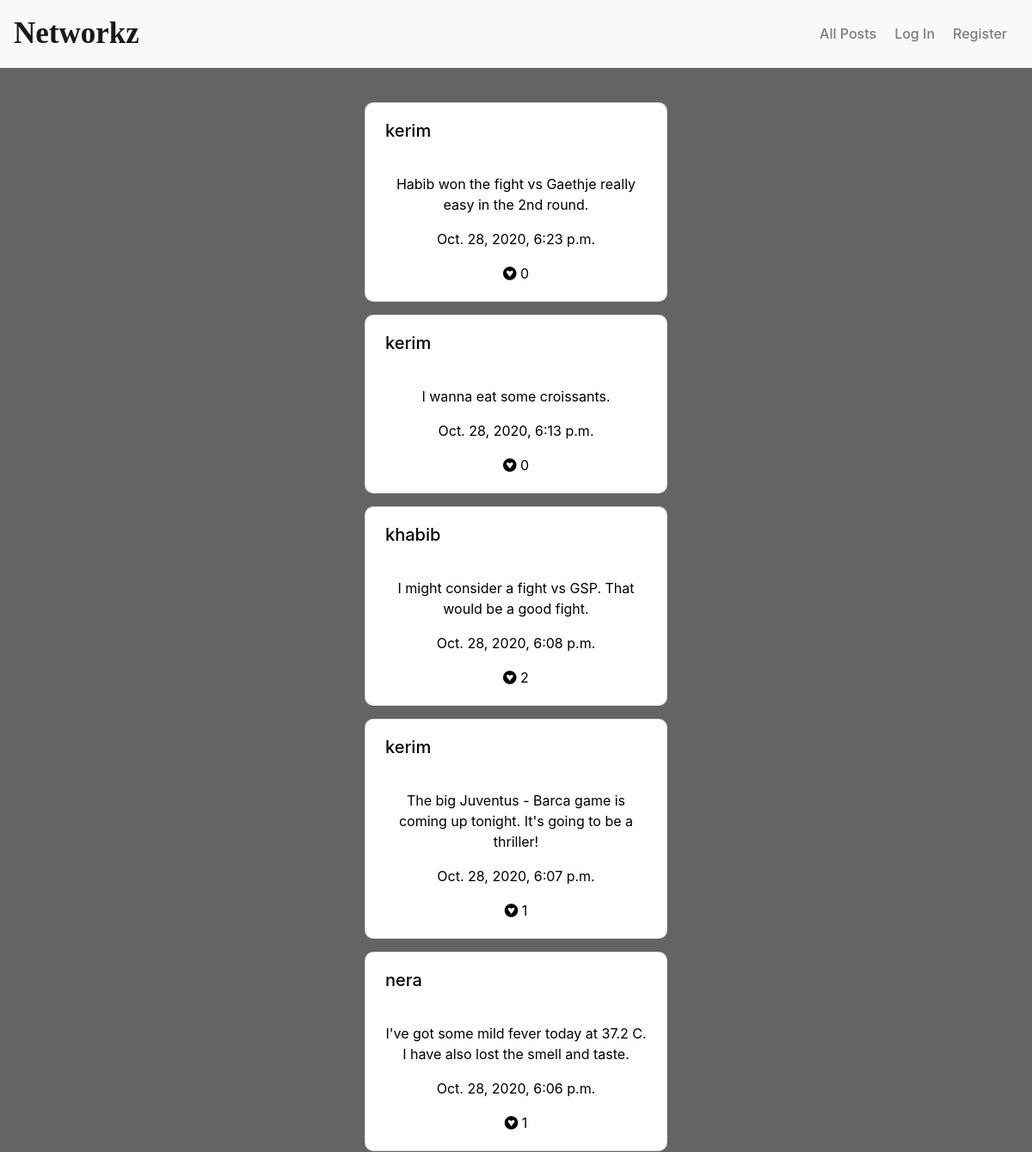
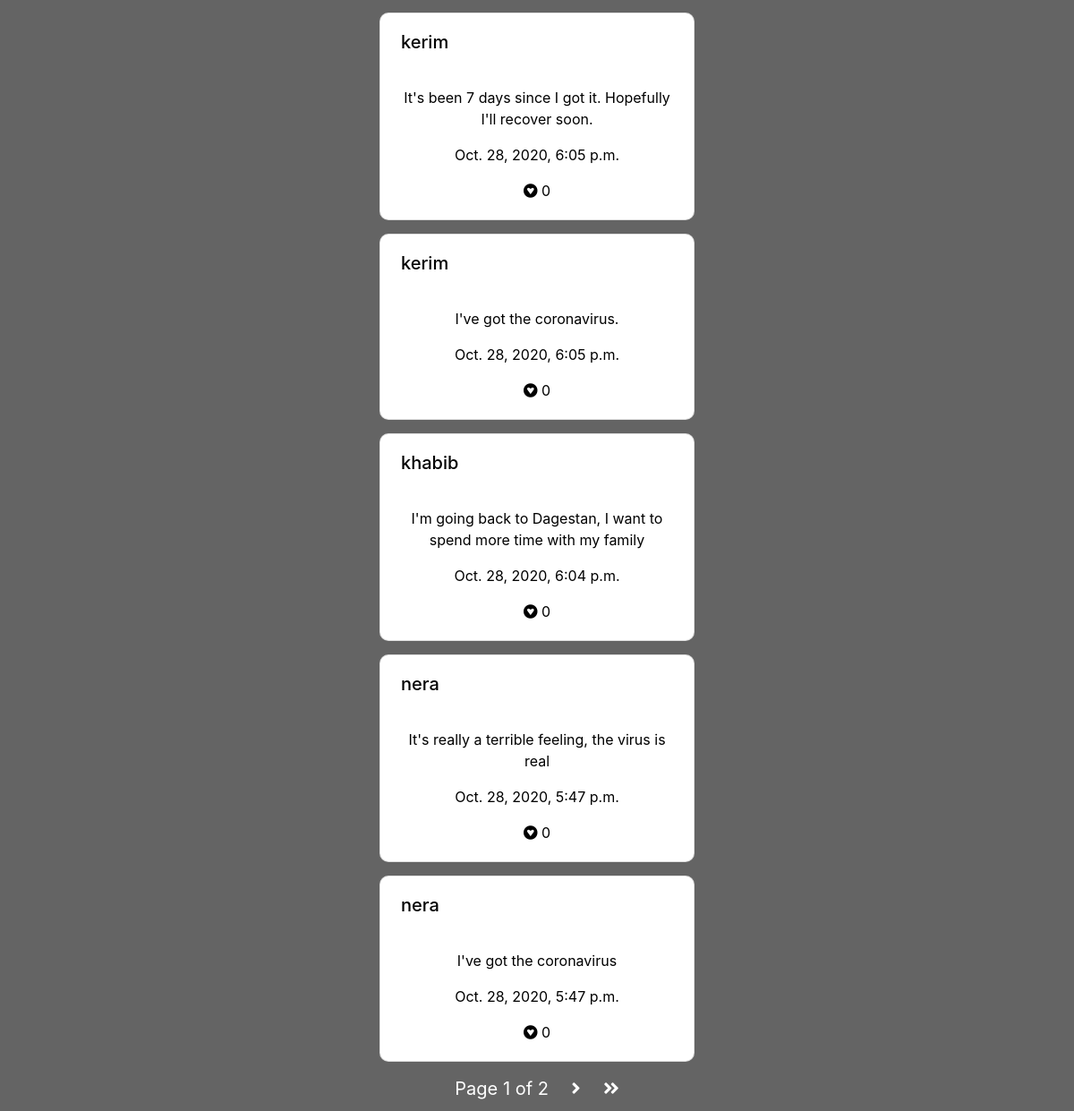
Before: / with the older database file (2 pictures, top to bottom).
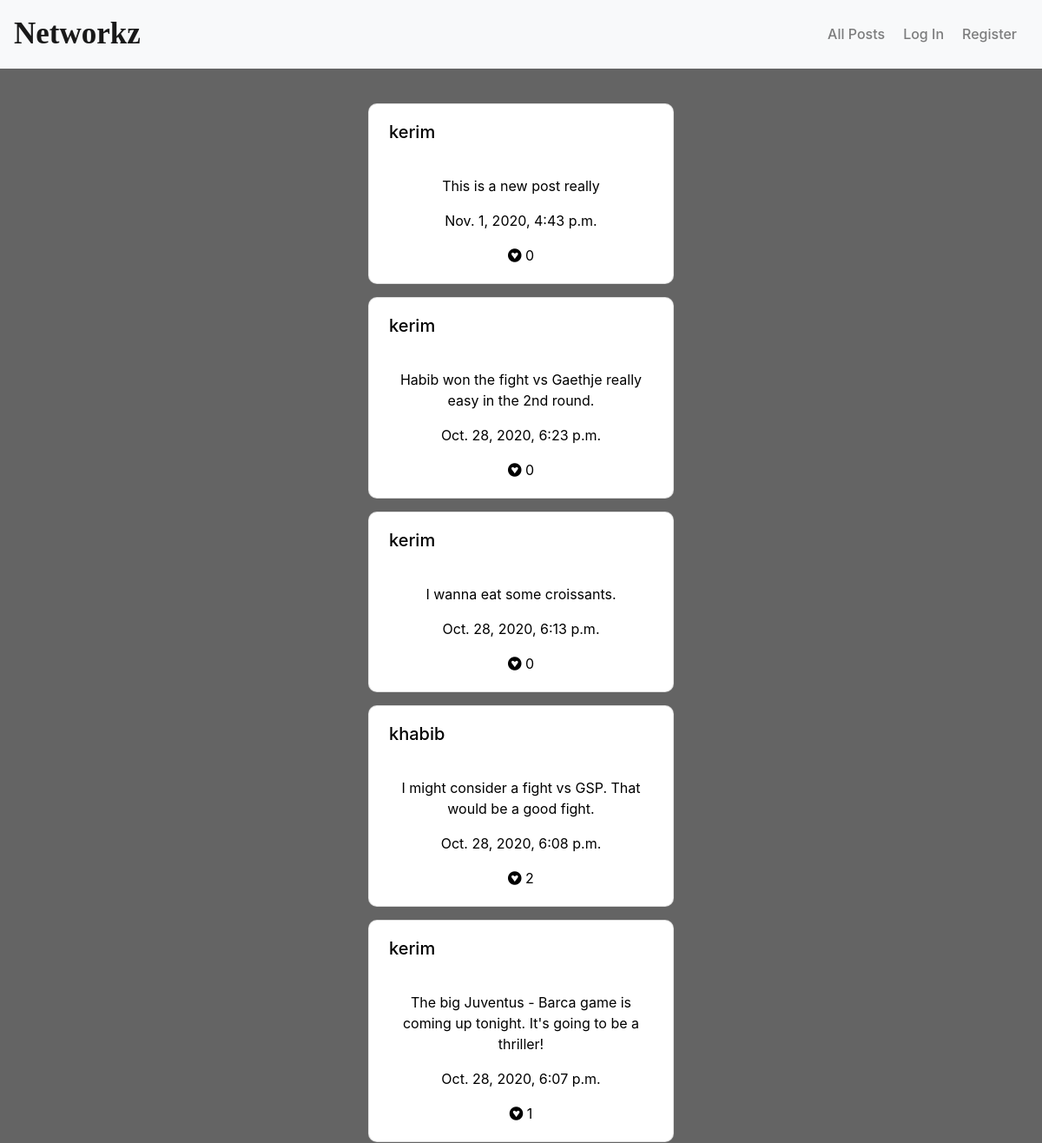
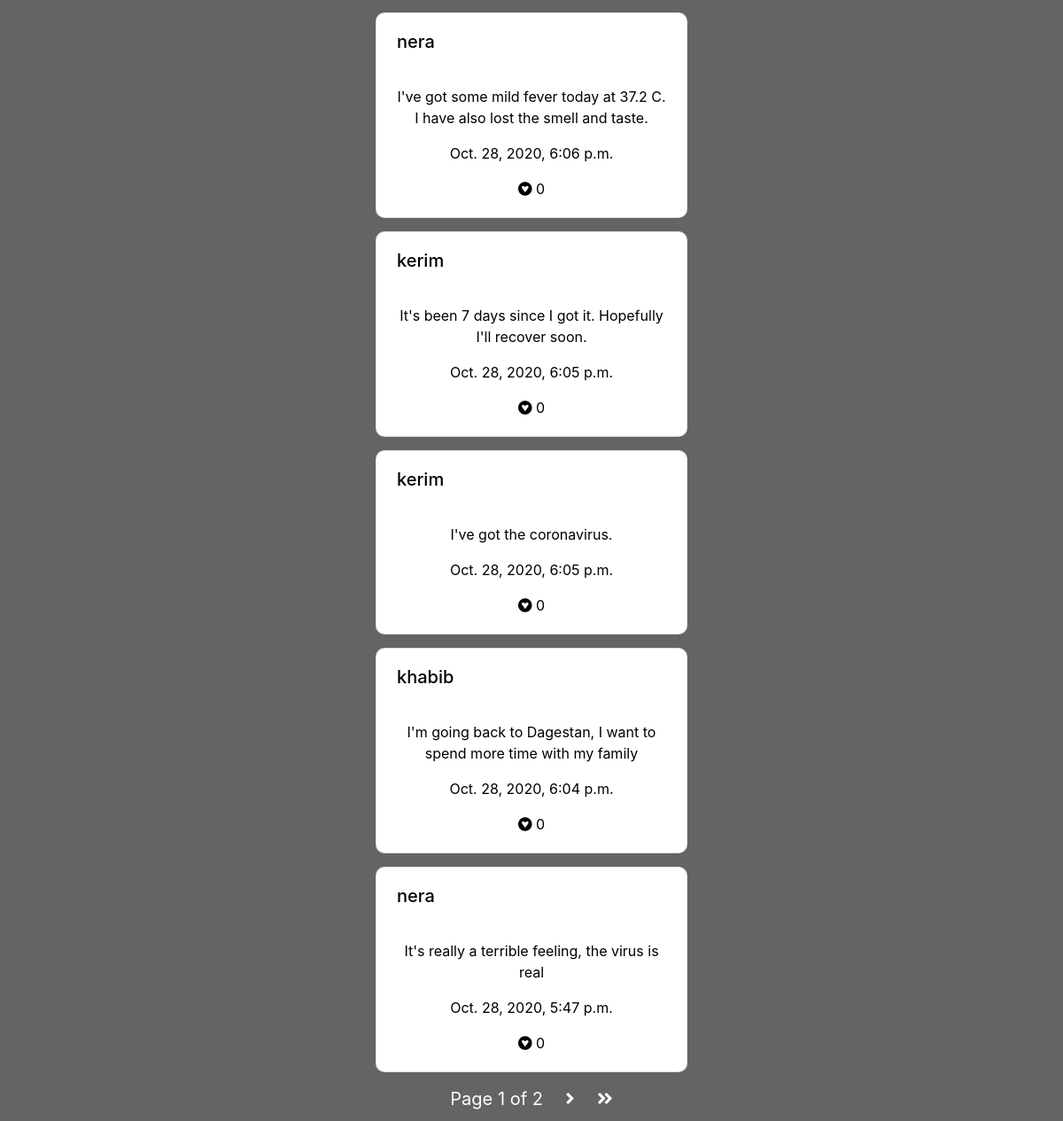
After: the same page with the newer database file (2 pictures, top to bottom).
### network/models.py (models this page shows, shortened)
class User(AbstractUser):
    pass

class Post(models.Model):
    content = models.TextField()
    time_posted = models.DateTimeField(auto_now_add=True)
    likes = models.IntegerField(default=0)
    user = models.ForeignKey("User", on_delete=models.CASCADE,
                             related_name="posts")

### network/views.py (the view)
# urls.py: path("", views.index, name="index"),
def index(request):
    posts = Post.objects.order_by('-time_posted')
    if request.user.is_authenticated:
        annotated_posts = [{"id": post.id, "content": post.content, "time_posted": post.time_posted,
                    "user": post.user, "likes": post.likes, "liked": post.user_like(request.user)} for post in posts]
    else:
        annotated_posts = [{"id": post.id, "content": post.content, "time_posted": post.time_posted,
                            "user": post.user, "likes": post.likes, "liked": False} for post in posts]
    paginator = Paginator(annotated_posts, 10)
    page_number = request.GET.get('page', 1)
    page_obj = paginator.get_page(page_number)
    return render(request, "network/index.html", {'page_obj': page_obj})

### network/templates/network/index.html (shortened to what this page needs)
{% extends "network/layout.html" %} {% block body %}
<div class="all-posts container">
  <div id="posts">
    {% if page_obj %} {% for post in page_obj %}
    <div
      class="card"
      style="width: 22rem; margin-left: auto; margin-right: auto"
      id="d{{ post.id }}"
    >
      <div class="card-body">
        <div class="card-headers">
          <h5 class="card-title">
            {% if user.is_authenticated %}
            <a href="{% url 'profile' post.user.id %}"
              >{{ post.user.username }}</a
            >
            {% else %}
            <p>{{ post.user.username }}</p>
            {% endif %}
          </h5>
        </div>
        <p class="card-text" id="post-content">{{ post.content }}</p>
        <p class="card-text">{{ post.time_posted }}</p>
        <p class="card-text" id="p{{ post.id }}p">
          <i class="fab fa-gratipay"></i> {{ post.likes }}
        </p>
      </div>
    </div>
    {% endfor %} {% endif %}
  </div>
  {% if page_obj %}
  <footer>
    <div class="pagination">
      <span class="step-links">
        <span class="current">
          Page {{ page_obj.number }} of {{ page_obj.paginator.num_pages }}
        </span>
        {% if page_obj.has_next %}
        <a href="?page={{ page_obj.next_page_number }}"
          ><i class="fas fa-angle-right"></i
        ></a>
        <a href="?page={{ page_obj.paginator.num_pages }}"
          ><i class="fas fa-angle-double-right"></i
        ></a>
        {% endif %}
      </span>
    </div>
  </footer>
  {% endif %}
</div>
{% endblock %}

Changed rows visible on the page:
no longer on one of the page's lists (row unchanged): User: user.username "nera", content "I've got the coronavirus", time_posted "Oct. 28, 2020, 5:47 p.m."
now on one of the page's lists (row edited): User: user.username "kerim", content "I've got the coronavirus.", time_posted "Oct. 28, 2020, 6:05 p.m."
changed User "kerim": content "Habib won the fight vs Gaethje really easy in the 2nd round." → "This is a new post really"; time_posted "Oct. 28, 2020, 6:23 p.m." → "Nov. 1, 2020, 4:43 p.m."; content "I wanna eat some croissants." → "Habib won the fight vs Gaethje really easy in the 2nd round."; time_posted "Oct. 28, 2020, 6:13 p.m." → "Oct. 28, 2020, 6:23 p.m."; content "The big Juventus - Barca game is coming up tonight. It's going to be a thriller!" → "I wanna eat some croissants."; time_posted "Oct. 28, 2020, 6:07 p.m." → "Oct. 28, 2020, 6:13 p.m."; likes "1" → "0"; content "It's been 7 days since I got it. Hopefully I'll recover soon." → "The big Juventus - Barca game is coming up tonight. It's going to be a thriller!"; time_posted "Oct. 28, 2020, 6:05 p.m." → "Oct. 28, 2020, 6:07 p.m."; likes "0" → "1"; content "I've got the coronavirus." → "It's been 7 days since I got it. Hopefully I'll recover soon."
computed for User "nera": likes "1" → "0"
